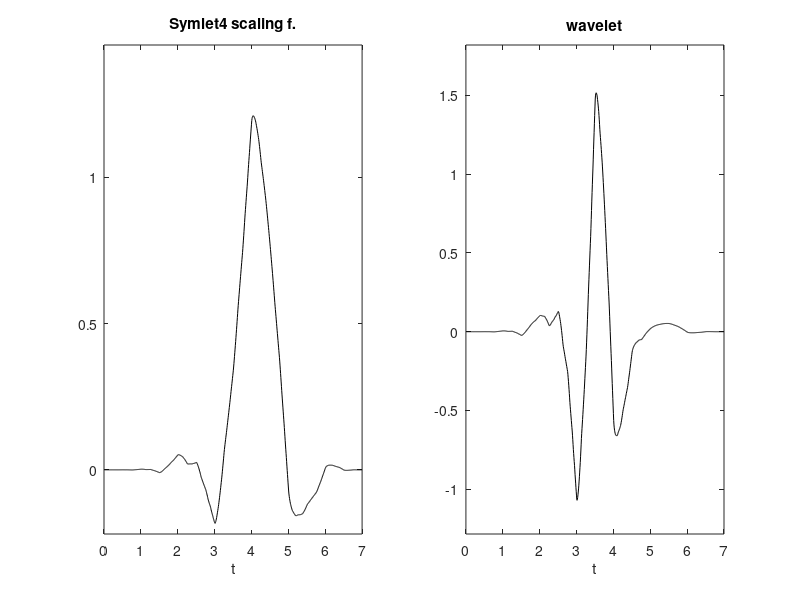

This chart was generated by the following MATLAB code:
% Symlet4 phi(t), psi(t)

%coefficients

h0=[0.032223100604,-0.012603967262,-0.099219543577,0.297857795606...
,0.803738751807,0.497618667633,-0.029635527646,-0.075765714789];

Ns=128; %number of function samples

%scaling function
%using cascade algorithm
M=length(h0);
hN=sqrt(2)*h0;
phi=[ones(1,3*M*Ns),0]/(3*M); %initial iteration
%upsample hN, inserting Ns-1 zeros between samples
hup=[hN;zeros(Ns-1,M)];
hup=hup(1:(Ns*M));
%iteration
for nn=0:12,
   aux=conv(hup,phi);
   phi=aux(1:2:length(aux)); %downsampling by 2  
end

%wavelet
%the h1(n) coefficients
h1=fliplr(h0); h1(1:2:end)=-h1(1:2:end);
%the wavelet psi(t), using definition
%upsample
hN=sqrt(2)*h1;
h1up=[hN;zeros(Ns-1,M)];
h1up=h1up(1:Ns*M-1);
%downsample by 2
aux=conv(h1up,phi); 
psi=aux(1:2:length(aux));

%display
subplot(1,2,1)
phi=phi(1:(M-1)*Ns); %the supported part
t=(1:length(phi))/Ns;
plot(t,phi,'k'); %plots the scaling function
axis([0 max(t) 1.2*min(phi) 1.2*max(phi)]);
title('Symlet4 scaling f.'); xlabel('t');

subplot(1,2,2)
psi=psi(1:(M-1)*Ns); %the supported part
t=(1:length(psi))/Ns;
plot(t,psi,'k'); %plots the wavelet
axis([0 max(t) 1.2*min(psi) 1.2*max(psi)]);
title('wavelet'); xlabel('t');
